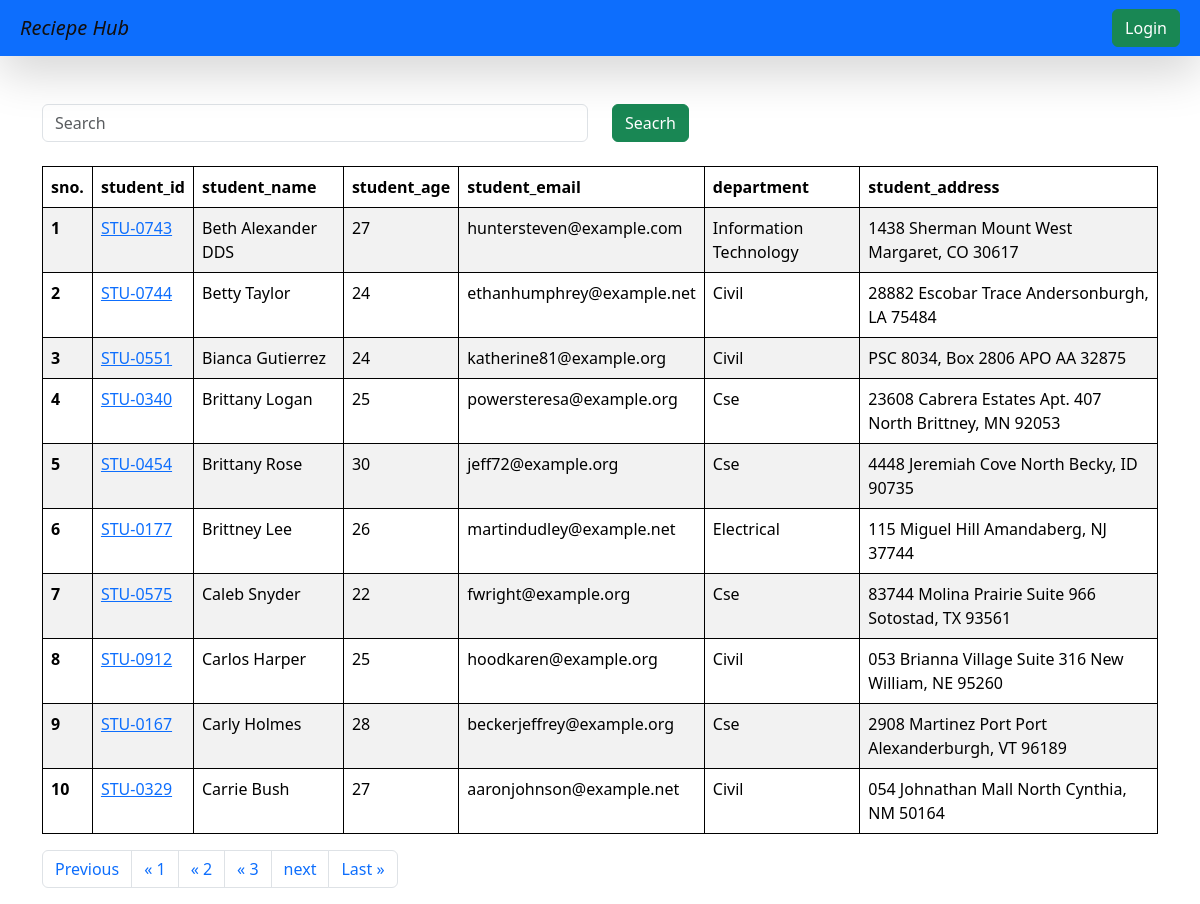
Screenshot of /students/?page=3 with the database file from the repository.
### vege/models.py (models this page shows, shortened)
class Student(models.Model):
    department = models.ForeignKey(Department,related_name="depart", on_delete=models.CASCADE)
    student_id = models.OneToOneField(StudentID, related_name="studentid", on_delete=models.SET_NULL, null=True)
    student_name= models.CharField(max_length= 100)
    student_email = models.EmailField(unique= True)
    student_age = models.IntegerField(default= 18)
    student_address = models.TextField()
    class Meta:
        ordering =['student_name']
        verbose_name ="student"

class StudentID(models.Model):
    student_id = models.CharField(max_length=100)
    def __str__(self) -> str:
        return self.student_id

class Department(models.Model):
    department = models.CharField(max_length=100)
    class Meta:
        ordering= ['department']

### vege/views.py (the view, shortened to what this page needs)
# urls.py: path('students/',get_student, name='get_student'),
def get_student(request):
    queryset= Student.objects.all()
    paginator = Paginator(queryset, 10)  # Show 25 contacts per page.
    page_number = request.GET.get("page",1)
    page_obj = paginator.get_page(page_number)
    return render(request, "report/students.html", {'queryset':page_obj})

### vege/templates/report/students.html
{% extends "base.html" %}
{% block start %}
<div class="container mt-5" >
    <form class="mb-4">
    <div class="row">
      <div class="col-md-6">
        <input class="form-control" name="search" placeholder="Search">
      </div>
      <div class="col-md-6">
        <button class="btn btn-success">Seacrh</button>
      </div>
    </div>
  </form>
    <table class="table table-striped">
        <thead>
          <tr>
            <th scope="col">sno.</th>
            <th scope="col">student_id</th>
            <th scope="col">student_name</th>
            <th scope="col">student_age</th>
            <th scope="col">student_email</th>
            <th scope="col">department</th>
            <th scope="col">student_address</th>
          </tr>
        </thead>
        <tbody>
            {% for student in queryset %}
          <tr>
            <th scope="row">{{forloop.counter}}</th>
            <td>
              <a href="{% url 'see_marks' student.student_id %}">
                {{student.student_id}}
              </a>
              </td>
            <td>{{student.student_name}}</td>
            <td>{{student.student_age}}</td>
            <td>{{student.student_email}}</td>
            <td>{{student.department.department}}</td>
            <td>{{student.student_address}}</td>
          </tr>
             {% endfor %}
            </tbody>
    </table>
             <div class="pagination">
                <nav aria-label="Page navigation example">
                <ul class="pagination justify-content-center">
                    {% if queryset.has_previous %}
                        <li class="page-item"><a class="page-link" class="page-link" href="?page={{ queryset.previous_page_number }}">Previous</a></li>
                        <li class="page-item"><a class="page-link" class="page-link" href="?page=1">&laquo; 1</a></li>
                        <li class="page-item"><a class="page-link" class="page-link" href="?page=2">&laquo; 2</a></li>
                        <li class="page-item"><a class="page-link" class="page-link" href="?page=3">&laquo; 3</a></li>
                    {% endif %}
                    {% if queryset.has_next %}
                        <li class="page-item"><a class="page-link" href="?page={{ queryset.next_page_number }}">next</a></li>
                        <li class="page-item"><a class="page-link" href="?page={{ queryset.paginator.num_pages }}">Last &raquo;</a></li>
                    {% endif %}
                </ul>
                </nav>
            </div>
          </div>
{% endblock %}

### home/templates/base.html (style rules this page uses)
table, th, td { border: 1px solid black; }

### rows the page displays
Student: student_id "STU-0743", student_name "Beth Alexander DDS", student_age "27", student_email "huntersteven@example.com", department.department "Information Technology", student_address "1438 Sherman Mount West Margaret, CO 30617"
Student: student_id "STU-0744", student_name "Betty Taylor", student_age "24", student_email "ethanhumphrey@example.net", department.department "Civil", student_address "28882 Escobar Trace Andersonburgh, LA 75484"
Student: student_id "STU-0551", student_name "Bianca Gutierrez", student_age "24", student_email "katherine81@example.org", department.department "Civil", student_address "PSC 8034, Box 2806 APO AA 32875"
Student: student_id "STU-0340", student_name "Brittany Logan", student_age "25", student_email "powersteresa@example.org", department.department "Cse", student_address "23608 Cabrera Estates Apt. 407 North Brittney, MN 92053"
Student: student_id "STU-0454", student_name "Brittany Rose", student_age "30", student_email "jeff72@example.org", department.department "Cse", student_address "4448 Jeremiah Cove North Becky, ID 90735"
Student: student_id "STU-0177", student_name "Brittney Lee", student_age "26", student_email "martindudley@example.net", department.department "Electrical", student_address "115 Miguel Hill Amandaberg, NJ 37744"
Student: student_id "STU-0575", student_name "Caleb Snyder", student_age "22", student_email "fwright@example.org", department.department "Cse", student_address "83744 Molina Prairie Suite 966 Sotostad, TX 93561"
Student: student_id "STU-0912", student_name "Carlos Harper", student_age "25", student_email "hoodkaren@example.org", department.department "Civil", student_address "053 Brianna Village Suite 316 New William, NE 95260"
Student: student_id "STU-0167", student_name "Carly Holmes", student_age "28", student_email "beckerjeffrey@example.org", department.department "Cse", student_address "2908 Martinez Port Port Alexanderburgh, VT 96189"
Student: student_id "STU-0329", student_name "Carrie Bush", student_age "27", student_email "aaronjohnson@example.net", department.department "Civil", student_address "054 Johnathan Mall North Cynthia, NM 50164"
